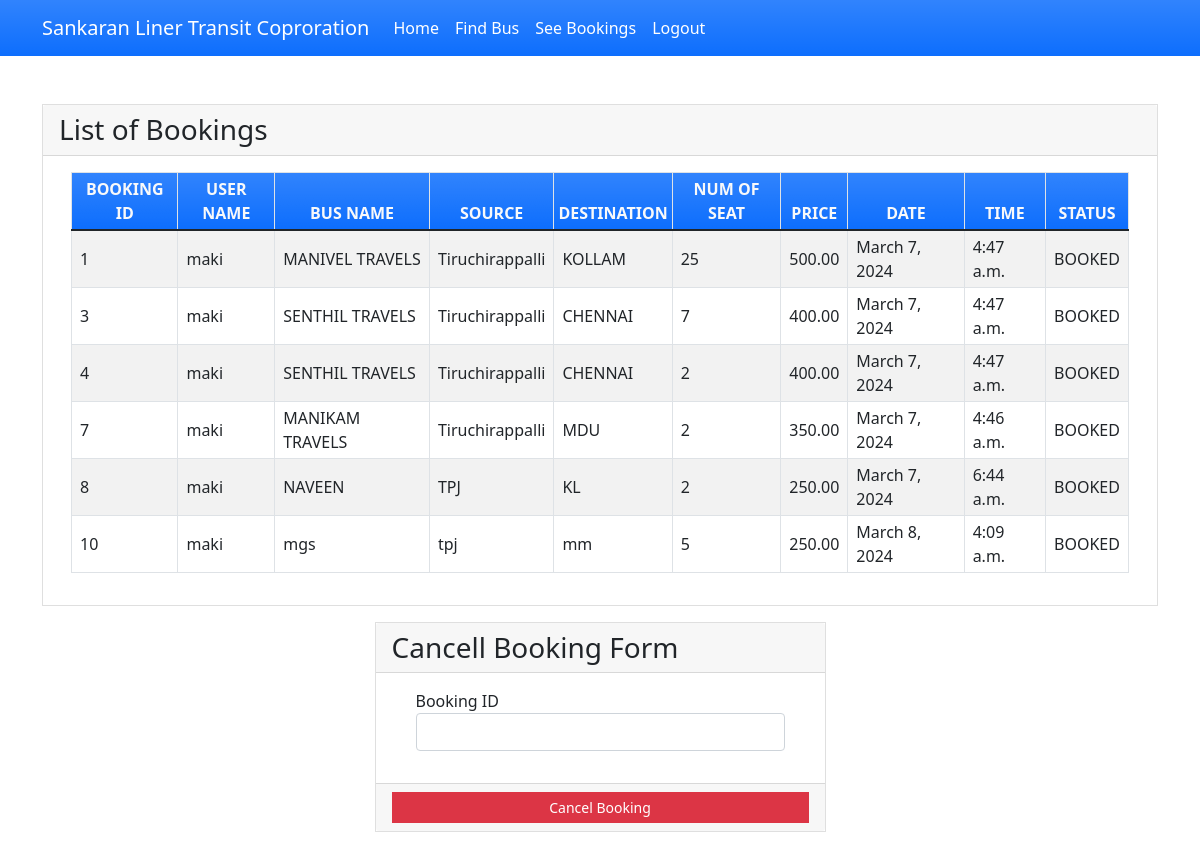
/seebookings (signed in), run on the app's committed database.
### myapp/models.py (models this page shows, shortened)
class Book(models.Model):
    BOOKED = 'B'
    CANCELLED = 'C'
    TICKET_STATUSES = ((BOOKED, 'Booked'),
                       (CANCELLED, 'Cancelled'),)
    email = models.EmailField()
    name = models.CharField(max_length=30)
    userid =models.DecimalField(decimal_places=0, max_digits=2)
    busid=models.DecimalField(decimal_places=0, max_digits=2)
    bus_name = models.CharField(max_length=30)
    source = models.CharField(max_length=30)
    dest = models.CharField(max_length=30)
    nos = models.DecimalField(decimal_places=0, max_digits=2)
    price = models.DecimalField(decimal_places=2, max_digits=6)
    date = models.DateField()
    time = models.TimeField()
    status = models.CharField(choices=TICKET_STATUSES, default=BOOKED, max_length=2)
    class Meta:
        verbose_name_plural = "List of Books"

### myapp/views.py (the view)
# urls.py: path('seebookings', views.seebookings, name="seebookings"),
@login_required(login_url='signin')
def seebookings(request,new={}):
    context = {}
    id_r = request.user.id
    book_list = Book.objects.filter(userid=id_r)
    if book_list:
        return render(request, 'myapp/booklist.html', locals())
    else:
        context["error"] = "Sorry no buses booked"
        return render(request, 'myapp/findbus.html', context)

### myapp/templates/myapp/booklist.html (shortened to what this page needs)
{% extends 'myapp/base.html' %} {% block content %}
<div class="container my-5">
    <div class="card rounded-0">
        <div class="card-header">
            <div class="card-title h3 mb-0">List of Bookings</div>
        </div>
        <div class="card-body">
            <div class="container-fluid">
                <table class="table table-bordered table-striped">
                    <thead>
                        <tr class="bg-gradient bg-primary text-light">
                            <th class="p-1 text-center">BOOKING ID</th>
                            <th class="p-1 text-center">USER NAME</th>
                            <th class="p-1 text-center">BUS NAME</th>
                            <th class="p-1 text-center">SOURCE</th>
                            <th class="p-1 text-center">DESTINATION</th>
                            <th class="p-1 text-center">NUM OF SEAT</th>
                            <th class="p-1 text-center">PRICE</th>
                            <th class="p-1 text-center">DATE</th>
                            <th class="p-1 text-center">TIME</th>
                            <th class="p-1 text-center">STATUS</th>
                        </tr>
                    </thead>
                    {% for row in book_list %}
                    <tr>
                        <td class="px-2 py-1 align-middle">{{row.id}}</td>
                        <td class="px-2 py-1 align-middle">{{row.name}}</td>
                        <td class="px-2 py-1 align-middle">{{row.bus_name}}</td>
                        <td class="px-2 py-1 align-middle">{{row.source}}</td>
                        <td class="px-2 py-1 align-middle">{{row.dest}}</td>
                        <td class="px-2 py-1 align-middle">{{row.nos}}</td>
                        <td class="px-2 py-1 align-middle">{{row.price}}</td>
                        <td class="px-2 py-1 align-middle">{{row.date}}</td>
                        <td class="px-2 py-1 align-middle">{{row.time}}</td>
                        <td class="px-2 py-1 align-middle">{{row.status}}</td>
                    </tr>
                    {% endfor %}
                </table>
            </div>
        </div>
    </div>
    <div class="row mt-3 justify-content-center">
        <div class="col-lg-5 col-md-7 col-sm-10 col-xs-12">
            <div class="card rounded-0">
                <div class="card-header">
                    <div class="card-title h3 mb-0">Cancell Booking Form</div>
                </div>
                <div class="card-body">
                    <div class="container-fluid">
                        <form action="{% url 'cancellings' %}" method="post" id="cancel-form">
                            <div class="mb-3">
                                <label for="bus_id" class="control-label">Booking ID</label>
                                <input name='bus_id' class="form-control" type="number" id="bus_id">
                            </div>
                        </form>
                    </div>
                </div>
                <div class="card-footer text-center">
                    <button class="btn btn-sm rounded-0 btn-danger w-100" form="cancel-form">Cancel Booking</button>
                </div>
            </div>
        </div>
    </div>
</div>
{% endblock %}

### myapp/templates/myapp/base.html (shortened to what this page needs)
<!doctype html>
<html lang="en">
<head>
    <link rel="stylesheet" href="https://cdn.jsdelivr.net/npm/bootstrap@5.1.3/dist/css/bootstrap.min.css">
</head>
<body>
<nav class="navbar navbar-expand-lg navbar-light bg-gradient bg-primary">
    <div class="container">
        <a class="navbar-brand" href="#" style="color: white;">Sankaran Liner Transit Coproration</a>
        <div class="collapse navbar-collapse" id="navbarNavAltMarkup">
            <div class="navbar-nav" >
                <a class="nav-item nav-link active" href="{% url 'home' %}" style="color: white;">Home</a>
                <a class="nav-item nav-link" href="{% url 'findbus' %}" style="color: white;">Find Bus</a>
                <a class="nav-item nav-link" href="{% url 'seebookings' %}" style="color: white;">See Bookings</a>
                {% if request.user.is_active %}
                <a class="nav-item nav-link " href="{% url 'signout' %}" style="color: white;">Logout</a>
                {% else %}
                <a class="nav-item nav-link " href="{% url 'signup' %}" style="color: white;">Registration</a>
                {% endif %}
            </div>
        </div>
    </div>
</nav>
{% block content %}
{% endblock %}
</body>
</html>

### data on the page
Book: id "1", name "maki", bus_name "MANIVEL TRAVELS", source "Tiruchirappalli", dest "KOLLAM", nos "25", price "500.00", date "March 7, 2024", time "4:47 a.m.", status "BOOKED"
Book: id "3", name "maki", bus_name "SENTHIL TRAVELS", source "Tiruchirappalli", dest "CHENNAI", nos "7", price "400.00", date "March 7, 2024", time "4:47 a.m.", status "BOOKED"
Book: id "4", name "maki", bus_name "SENTHIL TRAVELS", source "Tiruchirappalli", dest "CHENNAI", nos "2", price "400.00", date "March 7, 2024", time "4:47 a.m.", status "BOOKED"
Book: id "7", name "maki", bus_name "MANIKAM TRAVELS", source "Tiruchirappalli", dest "MDU", nos "2", price "350.00", date "March 7, 2024", time "4:46 a.m.", status "BOOKED"
Book: id "8", name "maki", bus_name "NAVEEN", source "TPJ", dest "KL", nos "2", price "250.00", date "March 7, 2024", time "6:44 a.m.", status "BOOKED"
Book: id "10", name "maki", bus_name "mgs", source "tpj", dest "mm", nos "5", price "250.00", date "March 8, 2024", time "4:09 a.m.", status "BOOKED"
